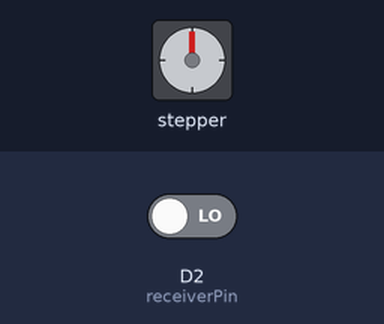
Recording of a sketch running on a simulated ESP8266 (NodeMCU). Shown: stepper motor. Inputs (shaded band) come from the test bench; at power-on: D2 (receiverPin) LOW. Stepper angles assume 200 steps per turn; what the sketch prints to the serial monitor is not drawn.

Above: at 0.1 s.
Timing chart, 0 to 1.6 s (numbered marks = the images above):
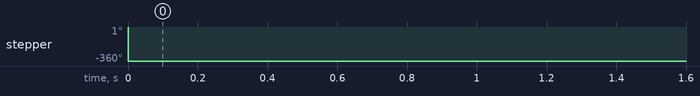

Measured:
- by itself, stepper: turns 360° counter-clockwise

The sketch:

Final_attempt_at_stepper_library_that_failed.ino
```cpp
// Read PWM signals from FS-iA6B using Arduino Uno
#include <espnow.h>
#include <Stepper.h>
const int receiverPin = D2;
volatile unsigned long pulseStart = 0;
volatile unsigned long pulseWidth = 0;
long currentStep = 0;
long targetStep = 300;
const int stepsPerRevolution = 200;
Stepper mystepper(stepsPerRevolution, D5, D6, D7, D8);

void setup() {
    pinMode(receiverPin, INPUT);
    Serial.begin(115200);
    attachInterrupt(digitalPinToInterrupt(receiverPin), readPulse, CHANGE);
}

void loop() {
    targetStep = map(pulseWidth, 1000, 2000, 0, 200);
    if (abs(targetStep - currentStep) < 5) {
        Serial.println("no");
    } else {
        int difference = targetStep - currentStep;
        Serial.print("Moving steps: "); Serial.println(difference);
        mystepper.step(difference);
        currentStep = targetStep;
        Serial.println("Done");
    }

    Serial.print("TargetStep");
    Serial.print(targetStep);
    Serial.print("    CurrentStep    ");
    Serial.print(currentStep);
    Serial.print("    PulseWidth    ");
    Serial.println(pulseWidth);
    delay(1000);
}

ICACHE_RAM_ATTR void readPulse() {
    if (digitalRead(receiverPin)==HIGH) {
        pulseStart = micros();
    } else{
        pulseWidth = micros() - pulseStart;
    }
}
```
